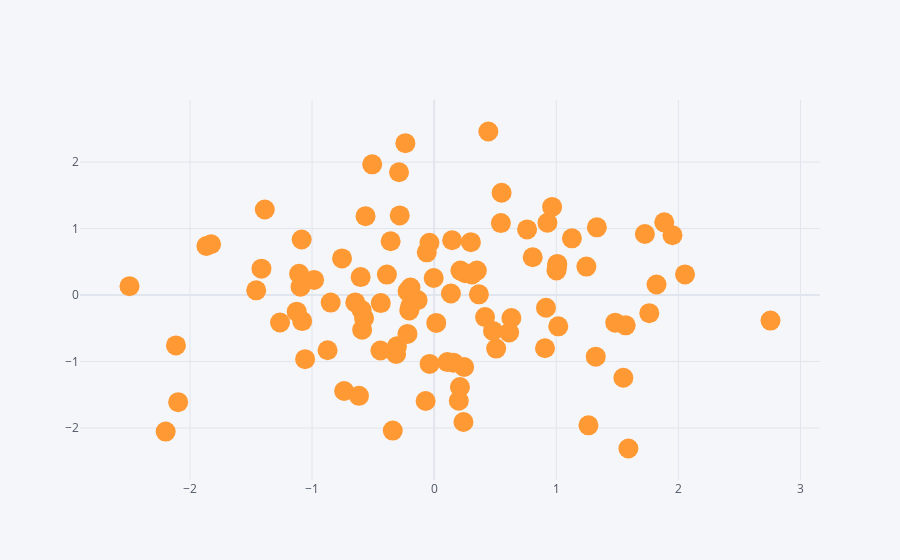

Source (notebook cell):
### Code cell
#scatterplot
#specify that mode='marker's or iplot will try to connect every point with a line
#size makes points bigger
df.iplot(kind='scatter',x='A', y='B',mode='markers', size=20)
